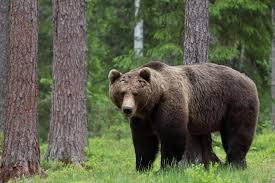
#> input picture cv2/images/beer1.jpeg, 275 x 183 px
$ python threshold.py
#> lines starting #> are read from the running program, lines starting #| are printed output that depends on the picture; after the words box and inside, x2 and y2 are one past the last pixel; in counts of white or black regions, pixels touching at a corner belong together
import os
import cv2

image_path = os.path.join('.' , 'images'  , 'beer1.jpeg')

image = cv2.imread(image_path)
#> image is the input picture: shape (183, 275, 3); mean B, G, R 73, 95.4, 91.8
image = cv2.resize(image , (720,420))
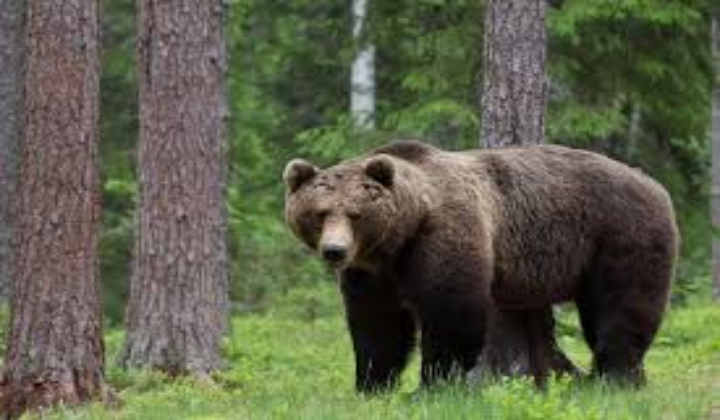
#> image: shape (420, 720, 3); mean B, G, R 72.9, 95.3, 91.7

gray_image = cv2.cvtColor(image , cv2.COLOR_BGR2GRAY)
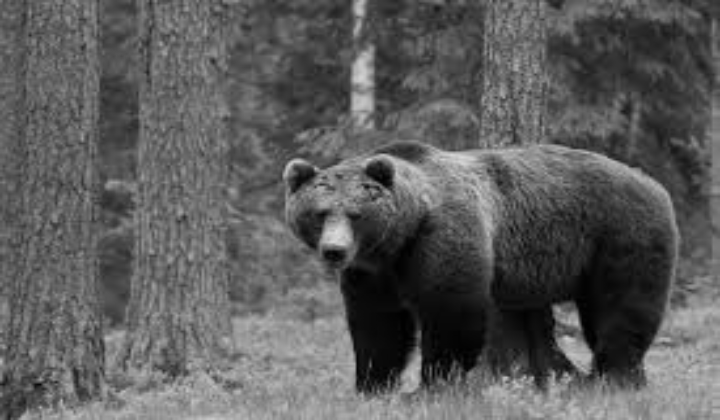
#> gray_image: shape (420, 720); min 0, max 220, mean 91.7

ret , thresh = cv2.threshold(gray_image , 80 , 255 , cv2.THRESH_BINARY)
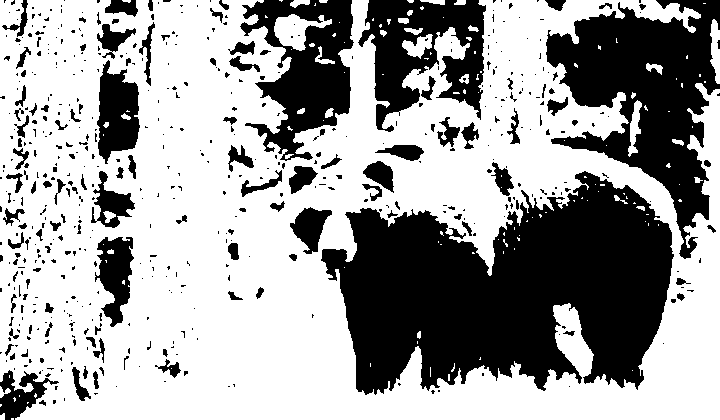
#> thresh: shape (420, 720); 63.1% white; 557 black regions (432 under 20 px), largest, box (x1, y1, x2, y2) and area: (321, 171, 674, 395) 50722, (546, 0, 720, 259) 21102, (240, 0, 354, 161) 9365

blur_thresh = cv2.blur(thresh , (10,10))
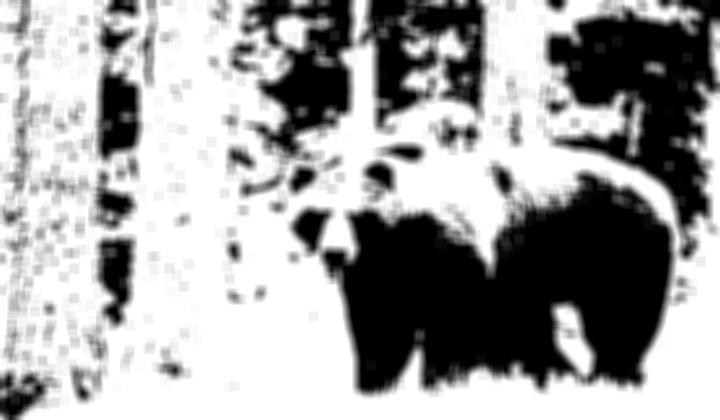
#> blur_thresh: shape (420, 720); min 0, max 255, mean 160.8
cv2.imshow("beer" , image)
cv2.imshow("gray_beer" , gray_image)
cv2.imshow("thresh_beer" , thresh)
cv2.imshow("thresh_blur_beer" , blur_thresh)

cv2.waitKey(10000)

$ run again, with cv2/images/baby1.jpeg copied over cv2/images/beer1.jpeg
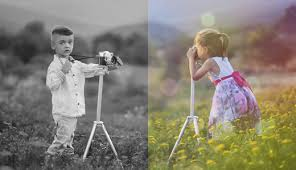
#> input picture cv2/images/baby1.jpeg, 296 x 170 px
#> image is the input picture: shape (170, 296, 3); mean B, G, R 115.8, 128.7, 134.4
#> image: shape (420, 720, 3)
#> `ret , thresh = cv2.threshold(gray_image , 80 , 255 , cv2.THRESH_BINARY)`:
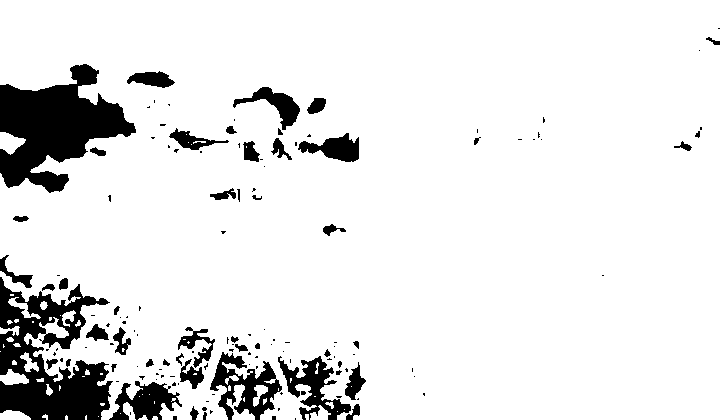
#> thresh: shape (420, 720); 89.8% white; 139 black regions (90 under 20 px), largest, box (x1, y1, x2, y2) and area: (0, 64, 136, 193) 9042, (0, 277, 113, 420) 8704, (210, 352, 282, 420) 2163
#> `blur_thresh = cv2.blur(thresh , (10,10))`:
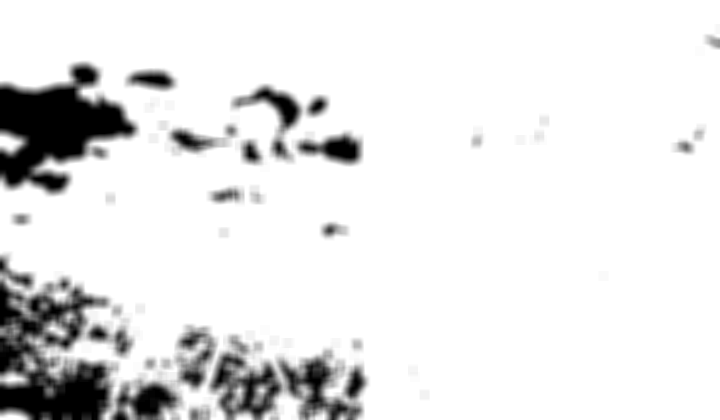
#> blur_thresh: shape (420, 720); min 0, max 255, mean 229.1
